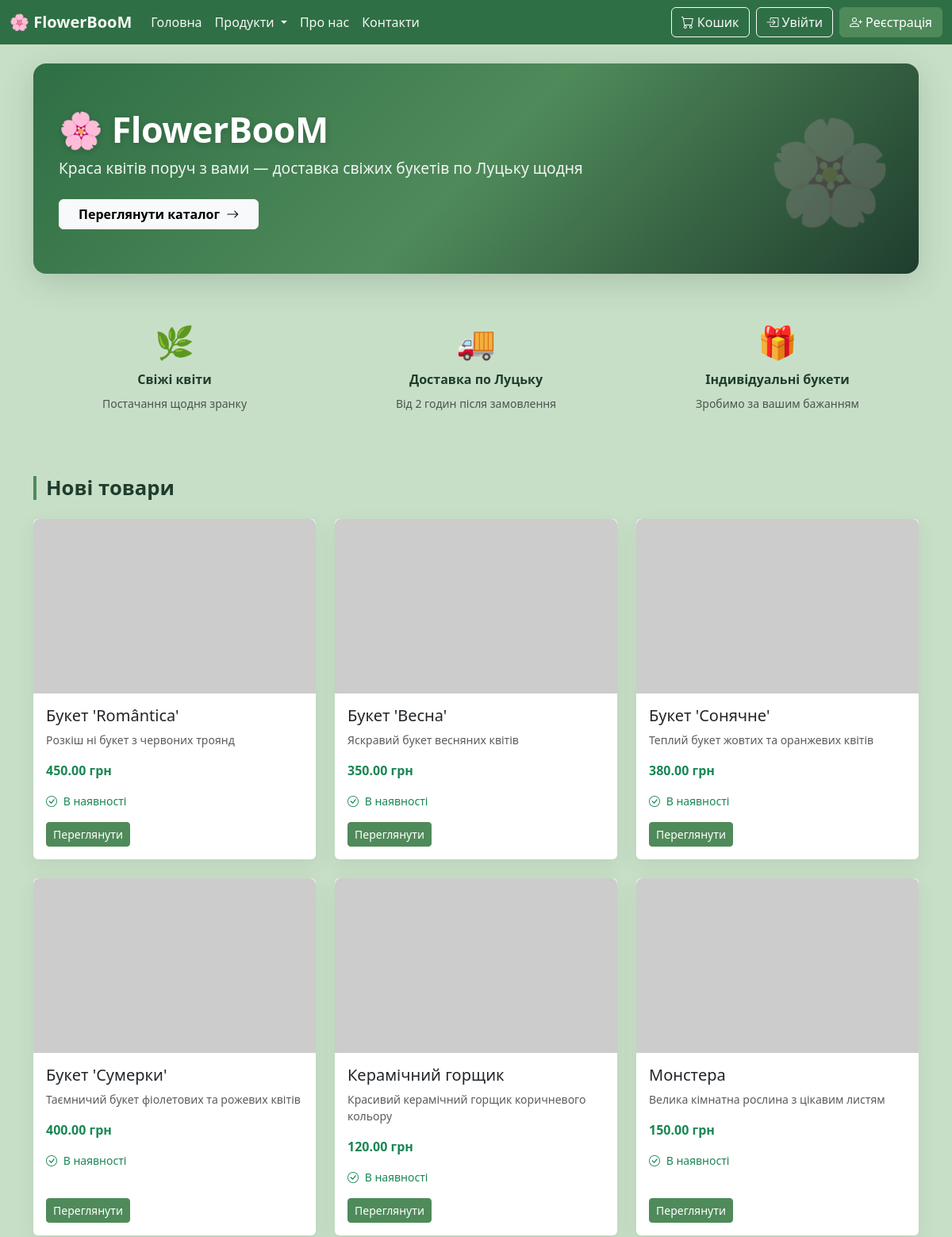
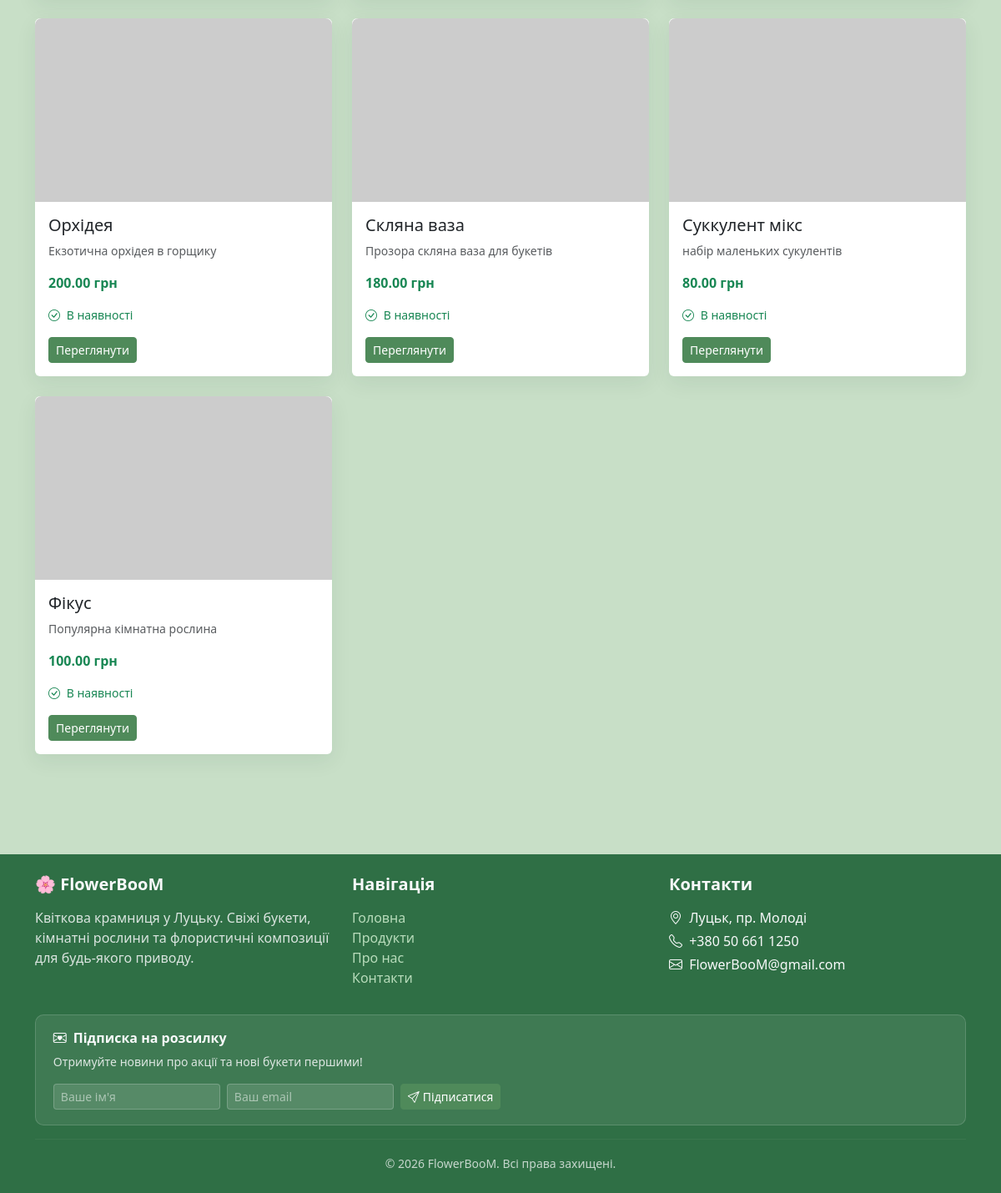
The page / on the database its author committed (2 pictures, top to bottom).
### shop/models.py (models this page shows, shortened)
class Product(models.Model):
    id = models.AutoField(primary_key=True, verbose_name="ID")
    name = models.CharField(max_length=255, verbose_name="Назва")
    description = models.TextField(blank=True, null=True, verbose_name="Опис")
    price = models.DecimalField(max_digits=10, decimal_places=2, verbose_name="Ціна")
    category = models.ForeignKey(
        Category, on_delete=models.CASCADE,
        related_name='products', verbose_name="Категорія"
    )
    photo = models.ImageField(upload_to='products/', blank=True, null=True, verbose_name="Фото")
    in_stock = models.BooleanField(default=True, verbose_name="В наявності")
    rating = models.DecimalField(max_digits=3, decimal_places=1, default=0, verbose_name="Рейтинг")
    rating_count = models.PositiveIntegerField(default=0, verbose_name="Кількість оцінок")
    created_at = models.DateTimeField(auto_now_add=True, verbose_name="Дата створення")
    updated_at = models.DateTimeField(auto_now=True, verbose_name="Дата оновлення")
    class Meta:
        verbose_name = "Продукт"
        verbose_name_plural = "Продукти"
        ordering = ['name']

### shop/views.py (the view)
# urls.py: 2. Add a URL to urlpatterns:  path('', views.home, name='home')
def home(request):
    context = {
        'title': 'Ласкаво просимо в наш магазин!',
        'categories': Category.objects.all(),
        'products': Product.objects.order_by('-in_stock', 'name'),
        'cart_count': _cart_count(request),
    }
    return render(request, 'shop/home.html', context)

### shop/views.py (called while the page is built)
def _get_cart(request):
    return request.session.get('cart', {})

def _cart_count(request):
    return sum(_get_cart(request).values())

### shop/templates/shop/home.html (shortened to what this page needs)
{% extends "shop/base.html" %}
{% block content %}
<div class="hero-banner">
    <h1>🌸 FlowerBooM</h1>
    <p class="lead mb-4">Краса квітів поруч з вами — доставка свіжих букетів по Луцьку щодня</p>
    <a href="{% url 'products' %}" class="btn btn-light fw-semibold px-4">
        Переглянути каталог <i class="bi bi-arrow-right ms-1"></i>
    </a>
</div>
<div class="row text-center mb-5">
    <div class="col-md-4 mb-3">
        <div class="p-3">
            <div style="font-size:2.5rem;">🌿</div>
            <h6 class="fw-semibold mt-2">Свіжі квіти</h6>
            <small class="text-muted">Постачання щодня зранку</small>
        </div>
    </div>
    <div class="col-md-4 mb-3">
        <div class="p-3">
            <div style="font-size:2.5rem;">🚚</div>
            <h6 class="fw-semibold mt-2">Доставка по Луцьку</h6>
            <small class="text-muted">Від 2 годин після замовлення</small>
        </div>
    </div>
    <div class="col-md-4 mb-3">
        <div class="p-3">
            <div style="font-size:2.5rem;">🎁</div>
            <h6 class="fw-semibold mt-2">Індивідуальні букети</h6>
            <small class="text-muted">Зробимо за вашим бажанням</small>
        </div>
    </div>
</div>
<section class="mb-5">
    <h2 class="section-title">Нові товари</h2>
    <div class="row">
        {% for product in products %}
        <div class="col-md-4 mb-4">
            <div class="card h-100 {% if not product.in_stock %}out-of-stock{% endif %}">
                {% if product.photo %}
                    <img src="{{ product.photo.url }}" class="card-img-top product-card-img" alt="{{ product.name }}">
                {% else %}
                    <img src="https://via.placeholder.com/300x220?text=FlowerBooM" class="card-img-top product-card-img" alt="No Image">
                {% endif %}
                <div class="card-body d-flex flex-column">
                    <h5 class="card-title">{{ product.name }}</h5>
                    <p class="card-text text-muted small">{{ product.description|truncatechars:90 }}</p>
                    <p class="card-text fw-bold text-success">{{ product.price }} грн</p>
                    <p class="card-text small {% if product.in_stock %}text-success{% else %}text-secondary{% endif %}">
                        <i class="bi bi-{% if product.in_stock %}check-circle{% else %}x-circle{% endif %} me-1"></i>
                        {% if product.in_stock %}В наявності{% else %}Немає в наявності{% endif %}
                    </p>
                    <div class="mt-auto">
                        <a href="{% url 'product_detail' product.id %}" class="btn btn-primary btn-sm">Переглянути</a>
                    </div>
                </div>
            </div>
        </div>
        {% empty %}
        <div class="col-12">
            <p class="text-muted">Тут будуть товари, коли вони з'являться.</p>
        </div>
        {% endfor %}
    </div>
</section>
{% endblock %}

### shop/static/shop/css/styles.css (style rules this page uses)
body { background-color: #c8dfc7; color: #1f3d2d; min-height: 100vh; display: flex; flex-direction: column; margin: 0; }
.card { border: none; background-color: #ffffff; box-shadow: 0 8px 24px rgba(31, 61, 45, 0.08); transition: transform 0.2s, box-shadow 0.2s; }
.btn-success, .btn-primary { background-color: #4f8a5a !important; border-color: #4f8a5a !important; }
.hero-banner { background: linear-gradient(135deg, #2f6f45 0%, #4f8a5a 50%, #1f3d2d 100%); border-radius: 1rem; padding: 3.5rem 2rem; margin-bottom: 2.5rem; color: #fff; box-shadow: 0 10px 40px rgba(31, 61, 45, 0.18); position: relative; overflow: hidden; }
.hero-banner::before { content: "🌸"; font-size: 8rem; position: absolute; right: 2rem; top: 50%; transform: translateY(-50%); opacity: 0.18; pointer-events: none; }
.hero-banner h1 { font-size: 2.8rem; font-weight: 700; letter-spacing: -0.5px; text-shadow: 0 2px 8px rgba(0, 0, 0, 0.18); }
.hero-banner .lead { font-size: 1.2rem; opacity: 0.92; }
.section-title { font-size: 1.6rem; font-weight: 600; color: #1f3d2d; border-left: 4px solid #4f8a5a; padding-left: 0.75rem; margin-bottom: 1.5rem; }
.product-card-img { height: 220px; object-fit: cover; border-radius: 0.5rem 0.5rem 0 0; }

### rows shown on the page
Product: name "Букет 'Romântica'", description "Розкіш ні букет з червоних троянд", price "450.00", in_stock True (drawn)
Product: name "Букет 'Весна'", description "Яскравий букет весняних квітів", price "350.00", in_stock True (drawn)
Product: name "Букет 'Сонячне'", description "Теплий букет жовтих та оранжевих квітів", price "380.00", in_stock True (drawn)
Product: name "Букет 'Сумерки'", description "Таємничий букет фіолетових та рожевих квітів", price "400.00", in_stock True (drawn)
Product: name "Керамічний горщик", description "Красивий керамічний горщик коричневого кольору", price "120.00", in_stock True (drawn)
Product: name "Монстера", description "Велика кімнатна рослина з цікавим листям", price "150.00", in_stock True (drawn)
Product: name "Орхідея", description "Екзотична орхідея в горщику", price "200.00", in_stock True (drawn)
Product: name "Скляна ваза", description "Прозора скляна ваза для букетів", price "180.00", in_stock True (drawn)
Product: name "Суккулент мікс", description "набір маленьких сукулентів", price "80.00", in_stock True (drawn)
Product: name "Фікус", description "Популярна кімнатна рослина", price "100.00", in_stock True (drawn)
